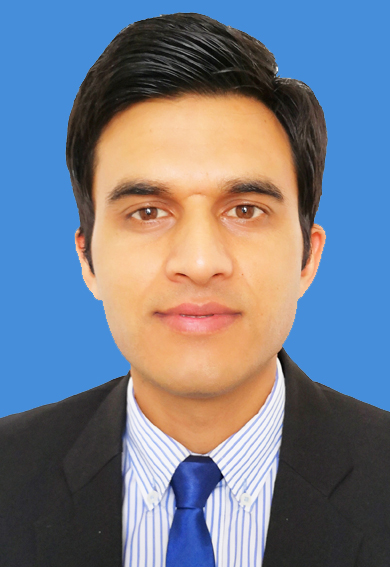
%> input picture mubo1.jpg, 390 x 567 px
$ octave two_thresholds.m   (GNU Octave 9; MATLAB toolbox functions it lacks are replaced by stand-ins)
%> lines starting %> are read from the running program, lines starting %| are printed output that depends on the picture; in (x1, y1, x2, y2) boxes, pixels count from 0 and x2, y2 are one past the last pixel; in counts of white or black regions, pixels touching at a corner belong together; the program's own positions count from 1
% Read the image
image = imread('mubo1.jpg');
%> image is the input picture: size 567x390x3 uint8; mean R, G, B 117.5, 124.9, 139.5

% Convert the image to grayscale if it is an RGB image
if size(image, 3) == 3
    grayImage = rgb2gray(image);
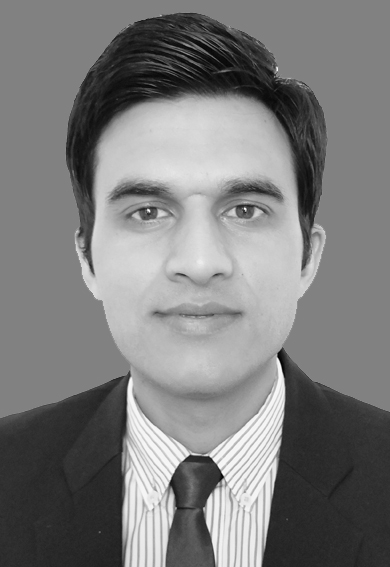
%> grayImage: size 567x390 uint8; min 0, max 255, mean 124.3
else
    grayImage = image;
end

% Convert the image to double precision for computations
grayImage = im2double(grayImage);
%> grayImage: size 567x390 double

% Set the lower and upper thresholds
lowerThreshold = 0.4; % Adjust this value as needed
upperThreshold = 0.6; % Adjust this value as needed

% Threshold the image
binaryImage = (grayImage >= lowerThreshold) & (grayImage <= upperThreshold);
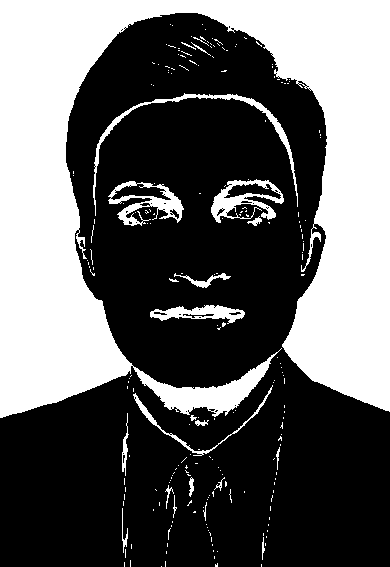
%> binaryImage: size 567x390 logical; 38.1% white; 218 white regions (195 under 20 px), largest, box (x1, y1, x2, y2) and area: (0, 0, 390, 418) 77453, (93, 93, 298, 216) 1317, (108, 181, 184, 226) 1259

% Display the original image and the segmented image
figure;
subplot(1, 2, 1);
imshow(image);
title('Original Image');
subplot(1, 2, 2);
imshow(binaryImage);
title('Segmented Image');

$ run again, with 1.jpg copied over mubo1.jpg
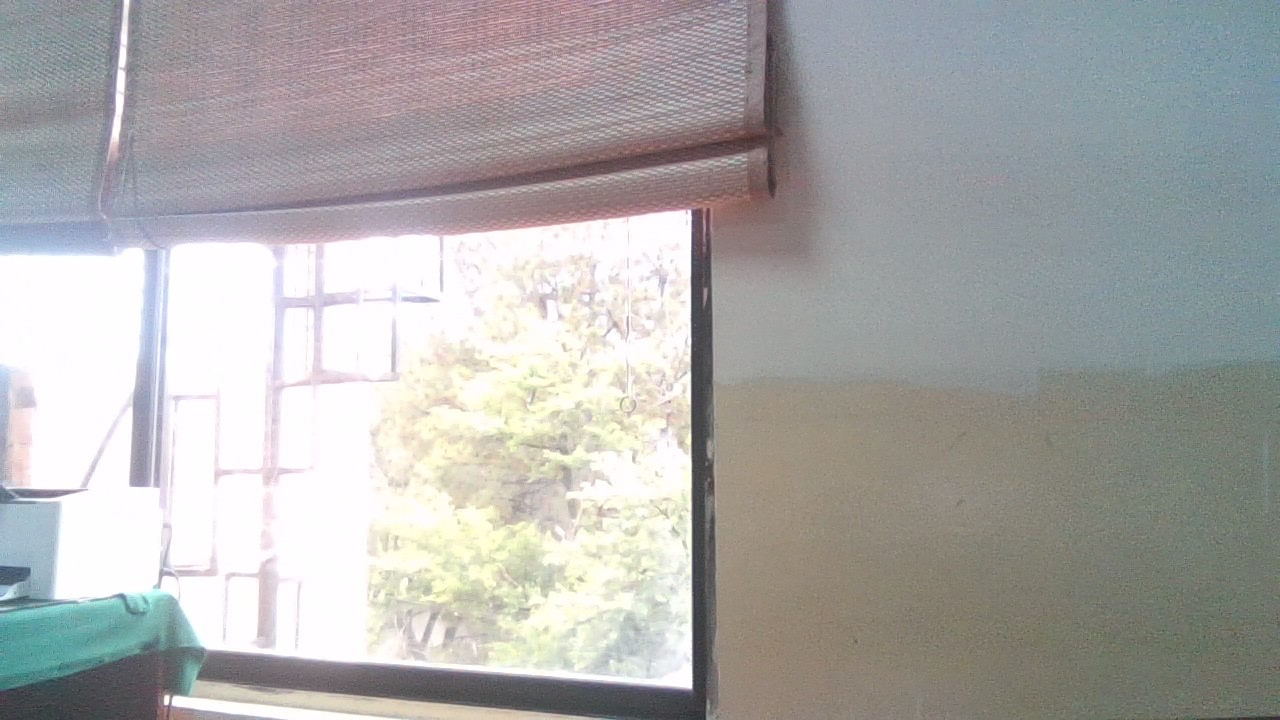
%> input picture 1.jpg, 1280 x 720 px
%> image is the input picture: size 720x1280x3 uint8; mean R, G, B 171.8, 171.3, 169.9
%> `grayImage = rgb2gray(image);`:
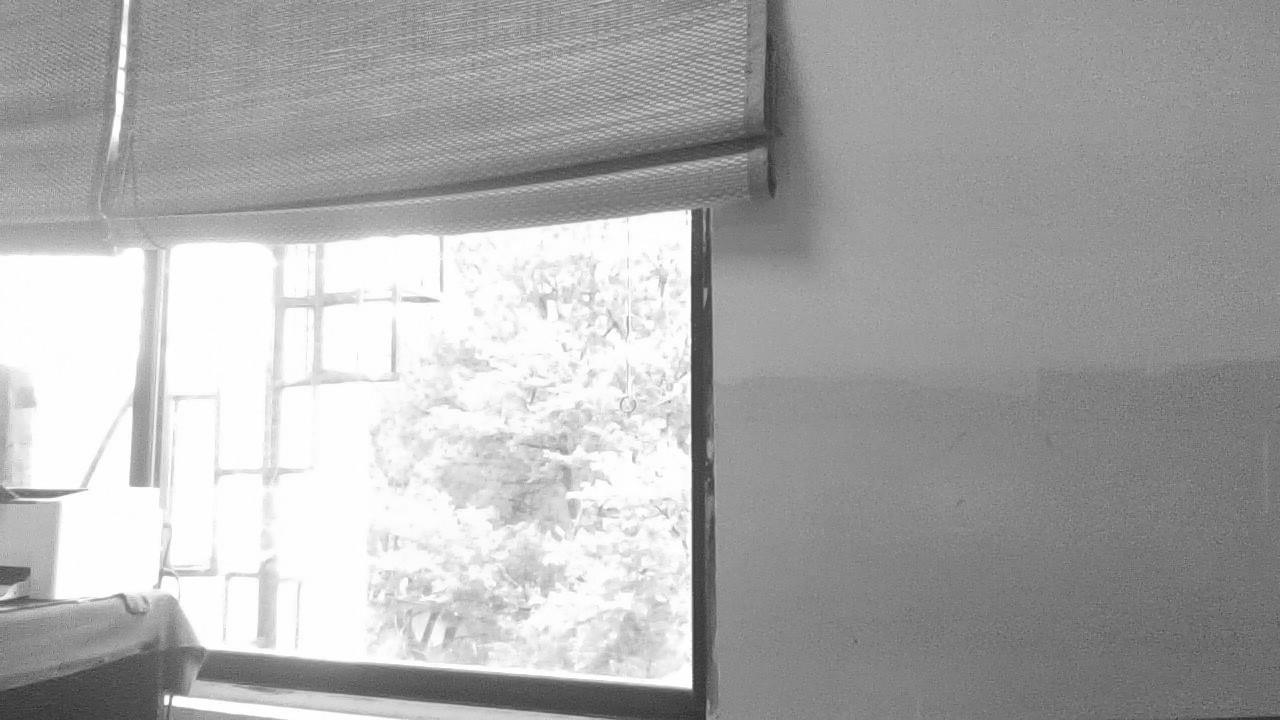
%> grayImage: size 720x1280 uint8; min 25, max 255, mean 171.3
%> `binaryImage = (grayImage >= lowerThreshold) & (grayImage <= upperThres..`:
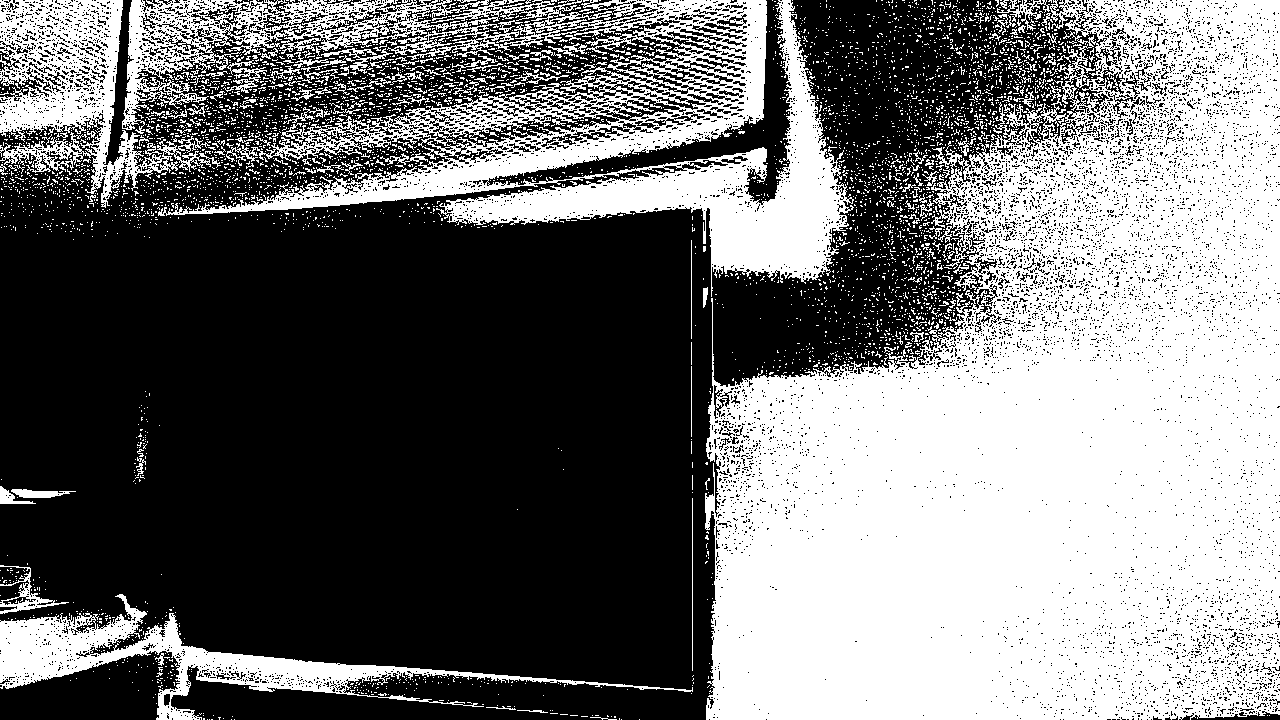
%> binaryImage: size 720x1280 logical; 44.9% white; 4774 white regions (4598 under 20 px), largest, box (x1, y1, x2, y2) and area: (705, 0, 1280, 720) 285123, (122, 0, 854, 297) 71836, (0, 0, 221, 208) 15955
